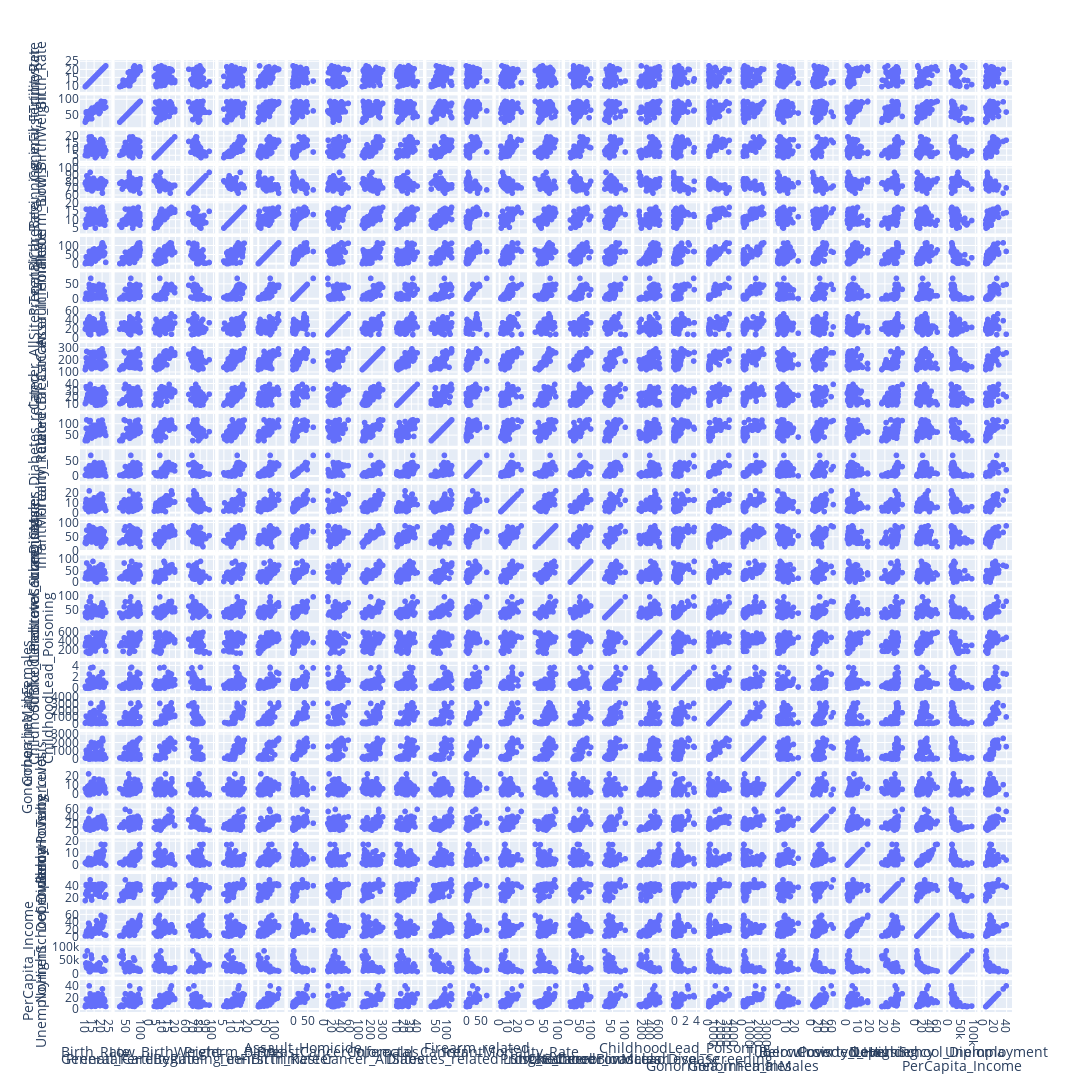

Notebook cell for this chart:
### Code cell
import plotly.express as px
fig=px.scatter_matrix(pubicHealth_extract)

fig.update_layout(
    autosize=True,
    width=1800,
    height=1800,
    )
fig.show()
